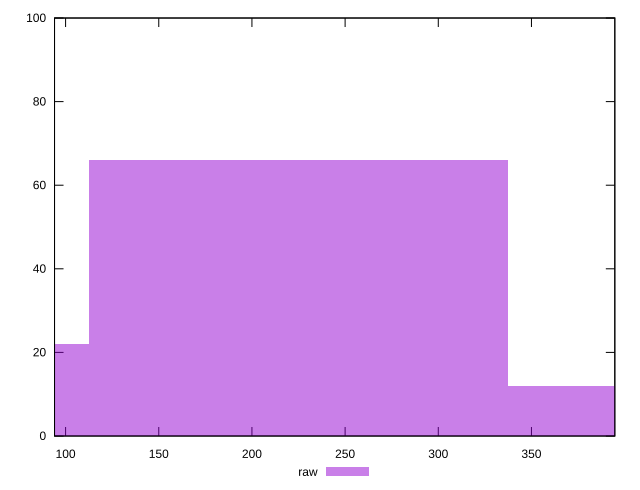

Recreate this plot in gnuplot.
reset

$raw <<EOF
224.77772483019746 66
0 22
449.5554496603949 12
EOF

set key outside below
set boxwidth 224.77772483019746
set xrange [94.06700000000001:394.738]
set yrange [0:100]
set trange [0:100]
set style fill transparent solid 0.5 noborder
set terminal svg size 640, 490 enhanced background rgb 'white'
set output "report_00014_2021-02-09T15:56:05.503Z/server-response-time/samples/pages/raw/histogram.svg"

plot $raw title "raw" with boxes

reset
